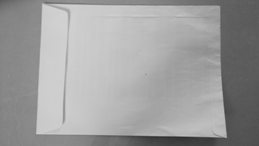
#> input picture 7263621-find-corners-on-image/1.png, 259 x 146 px
$ python find_corners.py
#> lines starting #> are read from the running program, lines starting #| are printed output that depends on the picture; after the words box and inside, x2 and y2 are one past the last pixel; in counts of white or black regions, pixels touching at a corner belong together
import cv2

image = cv2.imread('1.png')
#> image is the input picture: shape (146, 259, 3); min 45, max 211, mean 157.7
gray = cv2.cvtColor(image, cv2.COLOR_BGR2GRAY)
canny = cv2.Canny(gray, 120, 255, 1)
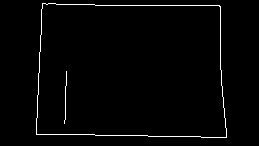
#> canny: shape (146, 259); 1.8% white in thin lines or dots, all inside (x1, y1, x2, y2) = (36, 3, 227, 138)

corners = cv2.goodFeaturesToTrack(canny,4,0.5,50)
#> corners = [[44, 5], [224, 135], [38, 132], [218, 7]]

for corner in corners:
    x,y = corner.ravel()
    cv2.circle(image,(x,y),5,(36,255,12),-1)
#> this loop made 4 passes
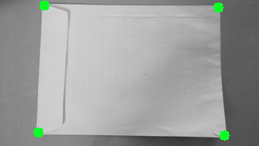
#> image: shape (146, 259, 3); 0.86% of pixels changed, all inside (x1, y1, x2, y2) = (33, 0, 230, 141)

cv2.imshow('canny', canny)
cv2.imshow('image', image)
cv2.waitKey()
